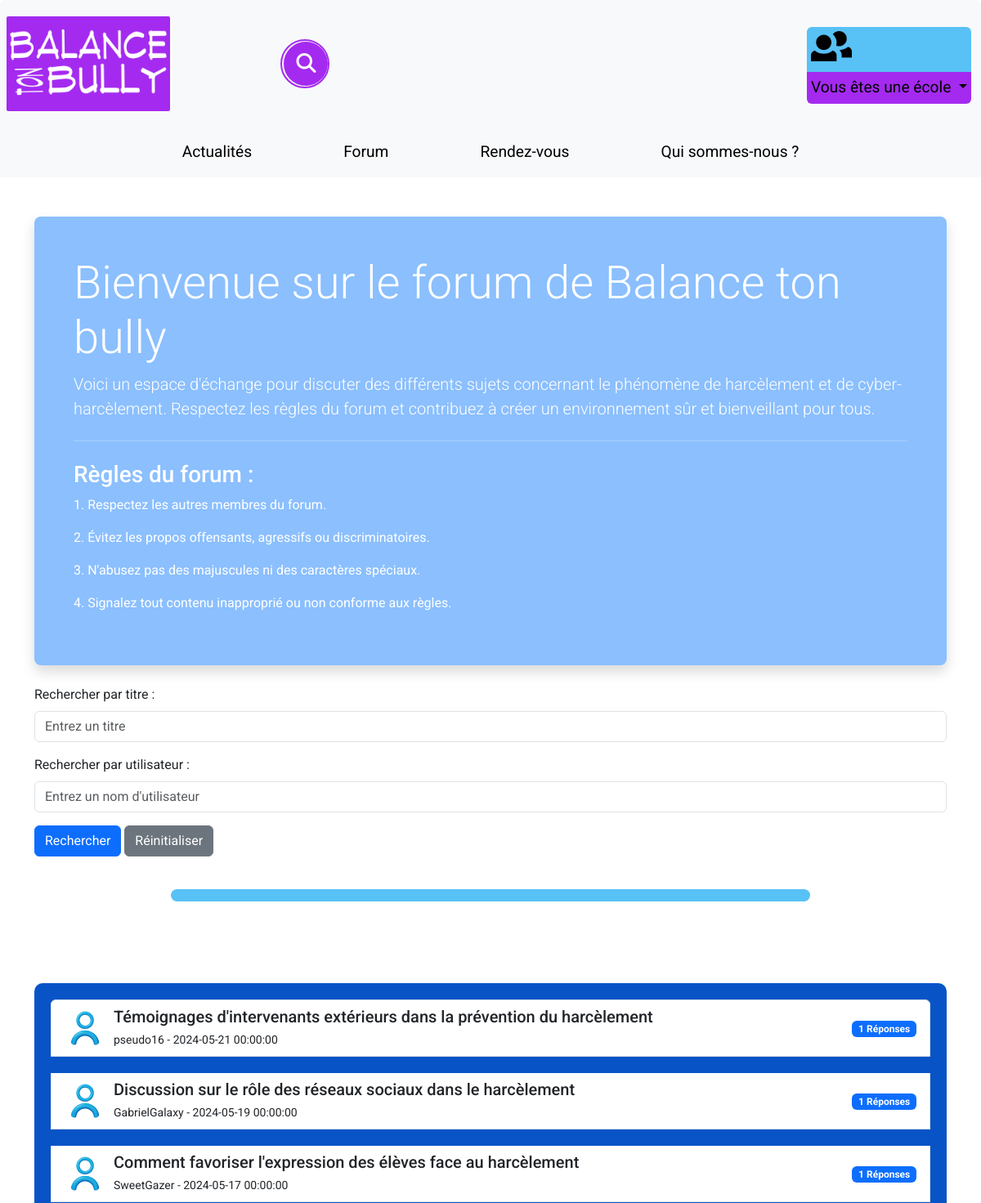
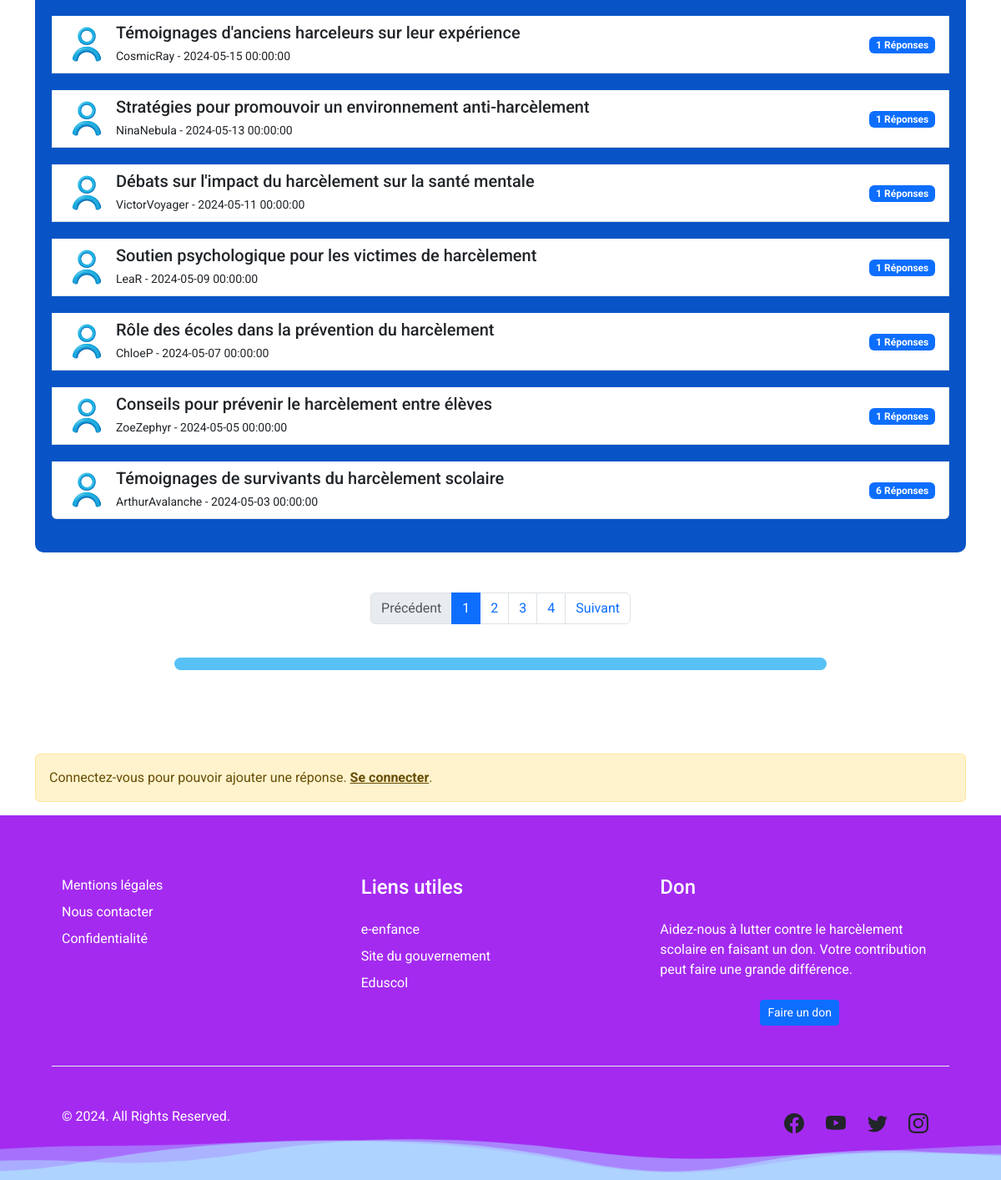
The page /pages/accueilForum.php on the database its author committed (2 pictures, top to bottom).
### tables this page shows
CREATE TABLE `sujets_forum` (
    `id` int(11) NOT NULL AUTO_INCREMENT,
    `id_utilisateur` int(11) NOT NULL,
    `titre` varchar(255) NOT NULL,
    `contenu` text NOT NULL,
    `date_creation` datetime NOT NULL,
    `date_mise_a_jour` datetime DEFAULT NULL,
    PRIMARY KEY (`id`),
    CONSTRAINT `fk_sujets_utilisateur` FOREIGN KEY (`id_utilisateur`) REFERENCES `utilisateurs` (`id`)
);

CREATE TABLE `utilisateurs` (
    `id` int(11) NOT NULL AUTO_INCREMENT,   
    `firstName` varchar(255),      
    `name` varchar(255),           
    `userName` varchar(255) NOT NULL,       
    `mail` varchar(255) NOT NULL,           
    `photo_avatar` varchar(255) DEFAULT '/Balance_ton_bully/assets/avatarProfil.png', 
    `password` varchar(255) NOT NULL,       
    `token` varchar(50) DEFAULT NULL,
    `id_role` int(11) DEFAULT 2,             
    est_supprime BOOLEAN DEFAULT FALSE,
    PRIMARY KEY (`id`)                      
);

### pages/accueilForum.php (the view, shortened to what this page needs)
<?php
function compterSujets($dbh) {
    $countSql = "SELECT COUNT(*) AS total FROM sujets_forum";
    $stmt = $dbh->query($countSql);
    return $stmt->fetch(PDO::FETCH_ASSOC)['total'];
}
function recupererSujets($dbh, $limit, $offset, $searchTitle, $searchUser) {
    $sql = "SELECT sujets_forum.*, COUNT(reponses_forum.id_reponse) AS nombre_reponses, utilisateurs.userName, utilisateurs.photo_avatar
            FROM sujets_forum
            LEFT JOIN reponses_forum ON sujets_forum.id = reponses_forum.id_sujet
            LEFT JOIN utilisateurs ON sujets_forum.id_utilisateur = utilisateurs.id";
    $sql .= " GROUP BY sujets_forum.id
              ORDER BY sujets_forum.date_creation DESC
              LIMIT :limit OFFSET :offset";
    $stmt = $dbh->prepare($sql);
    $stmt->bindValue(':limit', $limit, PDO::PARAM_INT);
    $stmt->bindValue(':offset', $offset, PDO::PARAM_INT);
    $stmt->execute();
    return $stmt;
}
try {
    $dbh = dbConnexion();
    $limit = 10;
    $page = isset($_GET['page']) ? $_GET['page'] : 1;
    $offset = ($page - 1) * $limit;
    $totalRows = compterSujets($dbh);
    $totalPages = ceil($totalRows / $limit);
    $searchTitle = isset($_GET['searchTitle']) ? trim($_GET['searchTitle']) : '';
    $searchUser = isset($_GET['searchUser']) ? trim($_GET['searchUser']) : '';
    $result = recupererSujets($dbh, $limit, $offset, $searchTitle, $searchUser);
} catch (PDOException $e) {
    echo "Erreur PDO : " . $e->getMessage();
    exit();
}
?>
<!DOCTYPE html>
<html lang="fr">
<head>
    <link href="https://cdn.jsdelivr.net/npm/bootstrap@5.3.3/dist/css/bootstrap.min.css" rel="stylesheet">
    <link href="https://cdn.jsdelivr.net/npm/tailwindcss@2.2.19/dist/tailwind.min.css" rel="stylesheet">
    <link rel="stylesheet" href="../css/style.css">
    <link rel="stylesheet" href="../css/styleForum.css">
</head>
<body>
<?php include('../includes/headerNav.php') ?>
<div class="container mt-5">
    <div class="jumbotron jumbotron-fluid jumbotron-primary text-white rounded-3 p-5 shadow">
        <h1 class="display-4">Bienvenue sur le forum de Balance ton bully</h1>
        <p class="lead">Voici un espace d'échange pour discuter des différents sujets concernant le phénomène de harcèlement et de cyber-harcèlement. Respectez les règles du forum et contribuez à créer un environnement sûr et bienveillant pour tous.</p>
        <hr class="my-4 bg-light">
        <h3>Règles du forum :</h3>
        <p>1. Respectez les autres membres du forum.</p>
        <p>2. Évitez les propos offensants, agressifs ou discriminatoires.</p>
        <p>3. N'abusez pas des majuscules ni des caractères spéciaux.</p>
        <p>4. Signalez tout contenu inapproprié ou non conforme aux règles.</p>
    </div>
    <br>
    <form method="GET" action="">
        <div class="mb-3">
            <label for="searchTitle" class="form-label">Rechercher par titre :</label>
            <input type="text" class="form-control" id="searchTitle" name="searchTitle" placeholder="Entrez un titre">
        </div>
        <div class="mb-3">
            <label for="searchUser" class="form-label">Rechercher par utilisateur :</label>
            <input type="text" class="form-control" id="searchUser" name="searchUser" placeholder="Entrez un nom d'utilisateur">
        </div>
        <div class="mb-3">
            <button type="submit" class="btn btn-primary">Rechercher</button>
            <a href="accueilForum.php" class="btn btn-secondary">Réinitialiser</a>
        </div>
    </form>
    <br>
    <div class="transition"></div>
    <div class="sujets-container">
        <div class="list-group">
            <?php if ($result->rowCount() > 0) : ?>
                <?php while($row = $result->fetch(PDO::FETCH_ASSOC)) : ?>
                    <a href="sujet.php?id=<?php echo $row['id']; ?>" class="list-group-item sujet">
                        <div class="d-flex align-items-center">
                            <img src="<?php echo $row['photo_avatar']; ?>" alt="Avatar" class="avatar mr-3">
                            <div>
                                <h5 class="mb-1"><?php echo $row['titre']; ?></h5>
                                <small><?php echo $row['userName']; ?> - <?php echo $row['date_creation']; ?> </small>
                            </div>
                            <div class="nombre-reponses">
                                <span class="badge bg-primary"><?php echo $row['nombre_reponses']; ?> Réponses</span>
                            </div>
                        </div>
                    </a>
                <?php endwhile; ?>
            <?php else : ?>
                <p>Aucun sujet trouvé.</p>
            <?php endif; ?>
        </div>
    </div>
    <br>
    <?php if ($totalPages > 1) : ?>
        <nav aria-label="Pagination" class="mt-4">
            <ul class="pagination justify-content-center">
                <li class="page-item <?php echo $page <= 1 ? 'disabled' : ''; ?>">
                    <a class="page-link" href="?page=<?php echo $page - 1; ?>" tabindex="-1">Précédent</a>
                </li>
                <?php for ($i = 1; $i <= $totalPages; $i++) : ?>
                    <?php
                    $pageDelta = 2;
                    if ($i >= $page - $pageDelta && $i <= $page + $pageDelta) :
                        ?>
                        <li class="page-item <?php echo $page == $i ? 'active' : ''; ?>">
                            <a class="page-link" href="?page=<?php echo $i; ?>"><?php echo $i; ?></a>
                        </li>
                    <?php elseif ($i == 1 || $i == $totalPages) : ?>
                        <li class="page-item">
                            <a class="page-link" href="?page=<?php echo $i; ?>"><?php echo $i; ?></a>
                        </li>
                    <?php endif; ?>
                <?php endfor; ?>
                <li class="page-item <?php echo $page >= $totalPages ? 'disabled' : ''; ?>">
                    <a class="page-link" href="?page=<?php echo $page + 1; ?>">Suivant</a>
                </li>
            </ul>
        </nav>
    <?php endif; ?>
    <br>
    <div class="transition"></div>
</div>
<?php
if(isset($_SESSION['nickName'])) :
    ?>
    <div class="container mt-5">
        <div class="card">
            <div class="card-header">
                Créer un nouveau sujet
            </div>
            <div class="card-body">
                <form method="post" action="../pages/ajouterSujet.php">
                    <div class="form-group">
                        <label for="titre">Titre du sujet</label>
                        <input type="text" class="form-control" id="titre" name="titre" required>
                    </div>
                    <div class="form-group">
                        <label for="contenu">Contenu du sujet</label>
                        <textarea class="form-control" id="contenu" name="contenu" rows="5" required></textarea>
                    </div>
                    <button type="submit" class="btn btn-primary mt-2">Créer</button>
                </form>
            </div>
        </div>
    </div>
<?php else : ?>
    <div class="container mt-5">
        <div class="alert alert-warning" role="alert">
            Connectez-vous pour pouvoir ajouter une réponse. <a href="../php/connexion.php" class="alert-link">Se connecter</a>.
        </div>
    </div>
<?php endif; ?>
<?php include('../includes/footer.php') ?>
</body>
</html>

### rows shown on the page
sujets_forum: id_utilisateur.photo_avatar (picture), titre "Témoignages d'intervenants extérieurs dans la prévention du harcèlement", id_utilisateur.userName "pseudo16", date_creation "2024-05-21 00:00:00", nombre_reponses "1"
sujets_forum: id_utilisateur.photo_avatar (picture), titre "Discussion sur le rôle des réseaux sociaux dans le harcèlement", id_utilisateur.userName "GabrielGalaxy", date_creation "2024-05-19 00:00:00", nombre_reponses "1"
sujets_forum: id_utilisateur.photo_avatar (picture), titre "Comment favoriser l'expression des élèves face au harcèlement", id_utilisateur.userName "SweetGazer", date_creation "2024-05-17 00:00:00", nombre_reponses "1"
sujets_forum: id_utilisateur.photo_avatar (picture), titre "Témoignages d'anciens harceleurs sur leur expérience", id_utilisateur.userName "CosmicRay", date_creation "2024-05-15 00:00:00", nombre_reponses "1"
sujets_forum: id_utilisateur.photo_avatar (picture), titre "Stratégies pour promouvoir un environnement anti-harcèlement", id_utilisateur.userName "NinaNebula", date_creation "2024-05-13 00:00:00", nombre_reponses "1"
sujets_forum: id_utilisateur.photo_avatar (picture), titre "Débats sur l'impact du harcèlement sur la santé mentale", id_utilisateur.userName "VictorVoyager", date_creation "2024-05-11 00:00:00", nombre_reponses "1"
sujets_forum: id_utilisateur.photo_avatar (picture), titre "Soutien psychologique pour les victimes de harcèlement", id_utilisateur.userName "LeaR", date_creation "2024-05-09 00:00:00", nombre_reponses "1"
sujets_forum: id_utilisateur.photo_avatar (picture), titre "Rôle des écoles dans la prévention du harcèlement", id_utilisateur.userName "ChloeP", date_creation "2024-05-07 00:00:00", nombre_reponses "1"
sujets_forum: id_utilisateur.photo_avatar (picture), titre "Conseils pour prévenir le harcèlement entre élèves", id_utilisateur.userName "ZoeZephyr", date_creation "2024-05-05 00:00:00", nombre_reponses "1"
sujets_forum: id_utilisateur.photo_avatar (picture), titre "Témoignages de survivants du harcèlement scolaire", id_utilisateur.userName "ArthurAvalanche", date_creation "2024-05-03 00:00:00", nombre_reponses "6"
